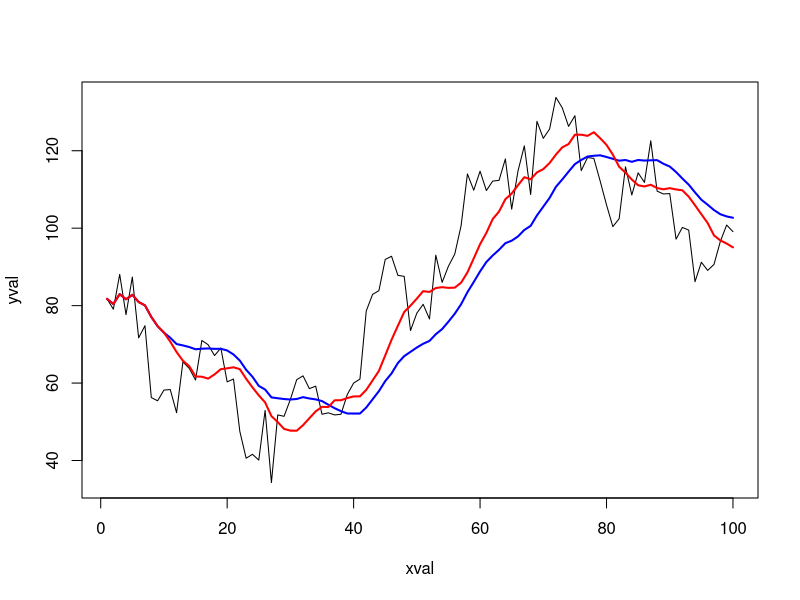

Reproduce this figure in R.


sma <- function(x, n) {
    if (length(x) <= 0) {
        return (x)
    }

    y <- x
    sum = 0
    mean = 0;
    for (i in 1:length(x)) {
        sum = sum + x[i]
        if (i > n) {
            sum = sum - x[i - n]
        }

        if (i < n) {
            mean = sum / i
        } else {
            mean = sum / n
        }

        y[i] = mean
    }

    return (y)
}

xval <- c(1:100)
yval <- rep(NA, 100)
for (i in 1:30) {
    yval[i] <- 75 - i
}
for (i in 31:70) {
    yval[i] <- 75 - 30 + (i - 30) * 2
}
for (i in 71:100) {
    yval[i] <- 75 - 30 + (70 - 30) * 2 - (i - 70)
}
for (i in 1:100) {
    yval[i] <- yval[i] + sin(pi * i / 7)* 10
}
yval <- yval + rnorm(100) * 4

plot(x = xval, y = yval, type = "l")

y10 <- sma(yval, 10)
y20 <- sma(yval, 20)

lines(x = xval, y = y20, type = "l", lwd = 2, col = "blue")
lines(x = xval, y = y10, type = "l", lwd = 2, col = "red")

